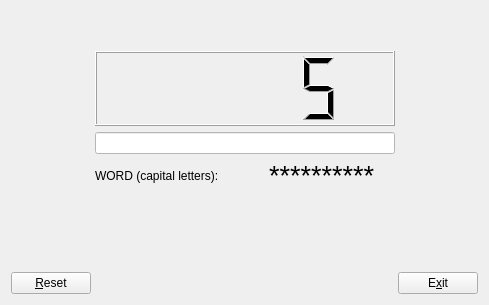
<?xml version="1.0" encoding="UTF-8"?>
<ui version="4.0">
 <class>MyForm</class>
 <widget class="QWidget" name="MyForm">
  <property name="geometry">
   <rect>
    <x>0</x>
    <y>0</y>
    <width>489</width>
    <height>305</height>
   </rect>
  </property>
  <property name="windowTitle">
   <string>PENJAT</string>
  </property>
  <layout class="QVBoxLayout" name="verticalLayout_4">
   <item>
    <layout class="QHBoxLayout" name="horizontalLayout_3">
     <item>
      <spacer name="horizontalSpacer_2">
       <property name="orientation">
        <enum>Qt::Horizontal</enum>
       </property>
       <property name="sizeHint" stdset="0">
        <size>
         <width>40</width>
         <height>20</height>
        </size>
       </property>
      </spacer>
     </item>
     <item>
      <layout class="QVBoxLayout" name="verticalLayout_3">
       <item>
        <spacer name="verticalSpacer_2">
         <property name="orientation">
          <enum>Qt::Vertical</enum>
         </property>
         <property name="sizeHint" stdset="0">
          <size>
           <width>20</width>
           <height>40</height>
          </size>
         </property>
        </spacer>
       </item>
       <item>
        <widget class="QLCDNumber" name="lcdNumber">
         <property name="minimumSize">
          <size>
           <width>120</width>
           <height>75</height>
          </size>
         </property>
         <property name="intValue" stdset="0">
          <number>5</number>
         </property>
        </widget>
       </item>
       <item>
        <layout class="QVBoxLayout" name="verticalLayout">
         <item>
          <widget class="MyLineEdit" name="QLineEdit">
           <property name="minimumSize">
            <size>
             <width>300</width>
             <height>0</height>
            </size>
           </property>
           <property name="autoFillBackground">
            <bool>false</bool>
           </property>
           <property name="styleSheet">
            <string notr="true">color: rgb(0, 0, 0);
background-color: rgb(255, 255, 255);</string>
           </property>
           <property name="text">
            <string/>
           </property>
          </widget>
         </item>
         <item>
          <layout class="QHBoxLayout" name="horizontalLayout">
           <item>
            <widget class="QLabel" name="label">
             <property name="text">
              <string>WORD (capital letters):</string>
             </property>
            </widget>
           </item>
           <item>
            <widget class="QLabel" name="label_2">
             <property name="font">
              <font>
               <pointsize>20</pointsize>
              </font>
             </property>
             <property name="text">
              <string>**********</string>
             </property>
             <property name="alignment">
              <set>Qt::AlignCenter</set>
             </property>
            </widget>
           </item>
          </layout>
         </item>
        </layout>
       </item>
      </layout>
     </item>
     <item>
      <spacer name="horizontalSpacer_3">
       <property name="orientation">
        <enum>Qt::Horizontal</enum>
       </property>
       <property name="sizeHint" stdset="0">
        <size>
         <width>40</width>
         <height>20</height>
        </size>
       </property>
      </spacer>
     </item>
    </layout>
   </item>
   <item>
    <layout class="QVBoxLayout" name="verticalLayout_2">
     <item>
      <spacer name="verticalSpacer">
       <property name="orientation">
        <enum>Qt::Vertical</enum>
       </property>
       <property name="sizeHint" stdset="0">
        <size>
         <width>20</width>
         <height>40</height>
        </size>
       </property>
      </spacer>
     </item>
     <item>
      <layout class="QHBoxLayout" name="horizontalLayout_2">
       <item>
        <widget class="QPushButton" name="Reset">
         <property name="text">
          <string>&amp;Reset</string>
         </property>
        </widget>
       </item>
       <item>
        <spacer name="horizontalSpacer">
         <property name="orientation">
          <enum>Qt::Horizontal</enum>
         </property>
         <property name="sizeHint" stdset="0">
          <size>
           <width>40</width>
           <height>20</height>
          </size>
         </property>
        </spacer>
       </item>
       <item>
        <widget class="QPushButton" name="Exit">
         <property name="text">
          <string>E&amp;xit</string>
         </property>
        </widget>
       </item>
      </layout>
     </item>
    </layout>
   </item>
  </layout>
 </widget>
 <customwidgets>
  <customwidget>
   <class>MyLineEdit</class>
   <extends>QLineEdit</extends>
   <header>MyLineEdit.h</header>
   <slots>
    <signal>showLetter(QString)</signal>
    <signal>showCount(QString)</signal>
    <slot>initialize()</slot>
    <slot>compute(QString)</slot>
   </slots>
  </customwidget>
 </customwidgets>
 <resources/>
 <connections>
  <connection>
   <sender>Exit</sender>
   <signal>clicked()</signal>
   <receiver>MyForm</receiver>
   <slot>close()</slot>
   <hints>
    <hint type="sourcelabel">
     <x>445</x>
     <y>274</y>
    </hint>
    <hint type="destinationlabel">
     <x>456</x>
     <y>285</y>
    </hint>
   </hints>
  </connection>
  <connection>
   <sender>Reset</sender>
   <signal>clicked()</signal>
   <receiver>QLineEdit</receiver>
   <slot>initialize()</slot>
   <hints>
    <hint type="sourcelabel">
     <x>35</x>
     <y>274</y>
    </hint>
    <hint type="destinationlabel">
     <x>168</x>
     <y>154</y>
    </hint>
   </hints>
  </connection>
  <connection>
   <sender>QLineEdit</sender>
   <signal>showLetter(QString)</signal>
   <receiver>label_2</receiver>
   <slot>setText(QString)</slot>
   <hints>
    <hint type="sourcelabel">
     <x>289</x>
     <y>156</y>
    </hint>
    <hint type="destinationlabel">
     <x>321</x>
     <y>188</y>
    </hint>
   </hints>
  </connection>
  <connection>
   <sender>QLineEdit</sender>
   <signal>showCount(QString)</signal>
   <receiver>lcdNumber</receiver>
   <slot>display(QString)</slot>
   <hints>
    <hint type="sourcelabel">
     <x>338</x>
     <y>155</y>
    </hint>
    <hint type="destinationlabel">
     <x>335</x>
     <y>101</y>
    </hint>
   </hints>
  </connection>
  <connection>
   <sender>QLineEdit</sender>
   <signal>textChanged(QString)</signal>
   <receiver>QLineEdit</receiver>
   <slot>compute(QString)</slot>
   <hints>
    <hint type="sourcelabel">
     <x>388</x>
     <y>146</y>
    </hint>
    <hint type="destinationlabel">
     <x>370</x>
     <y>153</y>
    </hint>
   </hints>
  </connection>
 </connections>
</ui>
